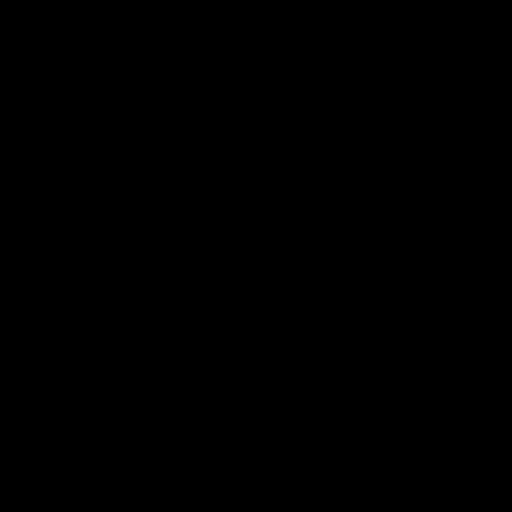
Frame 1 (no input)
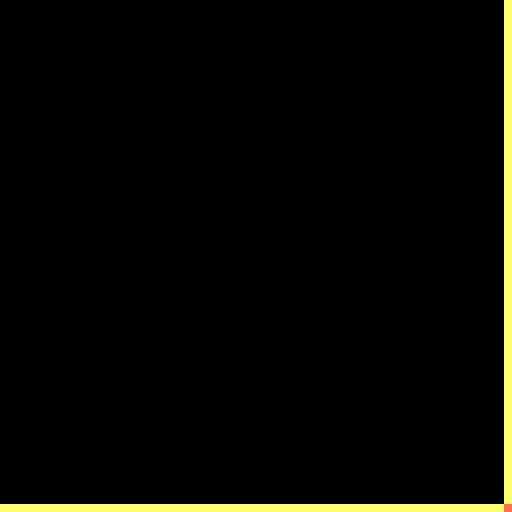
Frame 60 (the mouse pressed at the canvas centre just before this capture)
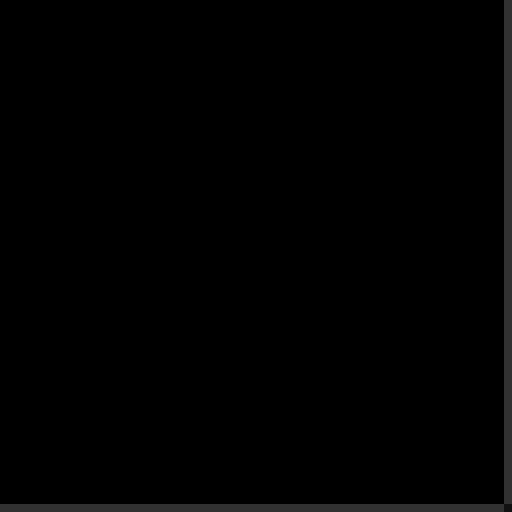
Frame 120 (the mouse held since frame 60 and released just before this capture)

The Processing sketch that drew these frames (run headless with seeded random() and noise(); from frame 60 on, the mouse is pressed at the canvas centre):

// Processing sketch: fireSim
// ── fireSim.pde
//grids
int N = 128;
int scale = 4;
//constants
float diff = 0;
float visc = 0.000001;

float dt = 0.1;

//density
float[] density = new float[(N+2) * (N+2)];
float[] density_prev = new float[(N+2) * (N+2)];

//velocity
float[] vx = new float[(N+2) * (N+2)];
float[] vy = new float[(N+2) * (N+2)];
float[] vx_prev = new float[(N+2) * (N+2)];
float[] vy_prev = new float[(N+2) * (N+2)];



//For fire
float[] heat = new float[(N+2) * (N+2)];
float[] fuel = new float[(N+2) * (N+2)];
float[] oxy = new float[(N+2) * (N+2)];
float[] oxy_prev = new float[(N+2) * (N+2)];
float energyBarrier = 7000;
float rateConst = 0.001;
float maxRate = 1;
float exothermicness = 2;
float convectiveness = 3;
float maxT = 46;
float coolRate = .1;
float[] r = new float[(N+2) * (N+2)]; 
float[] g = new float[(N+2) * (N+2)];
float[] b = new float[(N+2) * (N+2)];

int IX(int x, int y) {
  x = constrain(x, 0, N-1);
  y = constrain(y, 0, N-1);
  return x + (y * N);
}




void addDens(int x, int y, int amount) {
  density[IX(x, y)] += amount;
}

void addOxy(int x, int y, int amount) {
  oxy[IX(x, y)] += amount;
}


void addVel(int x, int y, int amountX, int amountY) {
  vx[IX(x, y)] += amountX;
  vy[IX(x, y)] += amountY;
}

void addFuel(int x, int y, int amount) {
  fuel[IX(x,y)] += amount;
}

void renderUI() {
  for(int i = 1; i <= N; i ++) {
    for(int j = 1; j <= N; j ++) {
      float x = (i-1) * scale;
      float y = (j-1) * scale;
      float d = oxy[IX(i, j)];
      fill(d);
      noStroke();
      square(x,y,scale);
    }
  }
}

void fireRender() {
  fireRGB();
  for(int i = 1; i <= N; i ++) {
    for(int j = 1; j <= N; j ++) {
      float x = (i-1) * scale;
      float y = (j-1) * scale;
      fill(255*r[IX(i,j)],255*g[IX(i,j)],255*b[IX(i,j)]);
      noStroke();
      square(x,y,scale);
    }
  }
}

void settings() {
  size(scale * N, scale * N);
}

void setup() {
  for(int i = 1; i <= N; i ++) {
    for(int j = 1; j <= N; j ++) {
      oxy[IX(i,j)] = 1;
    }
  }
}

char mode;

void draw() {
  if(keyPressed) {
    if(key == 'o' || key == 'O' || key == 'f' || key == 'F')
      mode = key;
  }
  if(mousePressed == true) {
    if(key == 'o' || key == 'O'){
      addOxy(mouseX/scale+1, mouseY/scale+1, 10);
      addVel(mouseX/scale+1, mouseY/scale+1, mouseX-pmouseX, mouseY-pmouseY);
    }
    if(key == 'f' || key == 'F') {
      addFuel(mouseX/scale+1, mouseY/scale+1, 100);
    }
  }
  
  
  
  velStep();
  oxyStep();
  fireStep();
  
  //renderUI();
  fireRender();

}

// ── BasicFunc.pde


void diffuse (int b, float[] x, float[] x0, float diff, float dt) {
  float a = dt * diff * N * N;
  for (int k = 0; k < 20; k++) {
    for (int j = 1; j < N; j++) {
      for (int i = 1; i < N; i++) {
        x[IX(i, j)] = (x0[IX(i, j)] + 
                          a*(x[IX(i+1, j)]+x[IX(i-1, j)]+
                             x[IX(i, j+1)]+x[IX(i, j-1)]))/(1+4*a);
      }
    }

    set_bnd(b, x);
  }
}


void project(float[] u, float[] v, float[] p, float[] div) {
  float h = 1.0/N;
  for (int j = 1; j < N; j++) {
    for (int i = 1; i < N; i++) {
      //divergence
      div[IX(i, j)] = -0.5*h*(u[IX(i+1, j)]-u[IX(i-1, j)]+
                              v[IX(i, j+1)]-v[IX(i, j-1)]);
      p[IX(i, j)] = 0;
    }
  }

  set_bnd(0, div); 
  set_bnd(0, p);
  
  // poisson equation solver (Gauss-Seidel)
  for (int k = 0; k < 20; k++) {
    for (int j = 1; j < N; j++) {
      for (int i = 1; i < N; i++) {
        p[IX(i, j)] = (div[IX(i, j)] + 
                      (p[IX(i+1, j)]+p[IX(i-1, j)]+
                       p[IX(i, j+1)]+p[IX(i, j-1)]))/4;
      }
    }

    set_bnd(0, p);
  }
  //subtract gradient field
  for (int j = 1; j < N; j++) {
    for (int i = 1; i < N; i++) {
      u[IX(i, j)] -= 0.5 * (p[IX(i+1, j)]-p[IX(i-1, j)])/h;
      v[IX(i, j)] -= 0.5 * (p[IX(i, j+1)]-p[IX(i, j-1)])/h;
    }
  }
  set_bnd(1, u);
  set_bnd(2, v);
}


void advect(int b, float[] d, float[] d0, float[] u, float[] v, float dt) {
  int i0, j0, i1, j1;
  float x, y, s0, t0, s1, t1, dt0;
  dt0 = dt*N;
  for (int i=1 ; i<=N ; i++ ) {
    for (int j=1 ; j<=N ; j++ ) {
      x = i-dt0*u[IX(i,j)]; y = j-dt0*v[IX(i,j)];
      if (x<0.5) x=0.5; if (x>N+0.5) x=N+0.5; 
      i0=(int)x; i1=i0+1; 
      if (y<0.5) y=0.5; if (y>N+0.5) y=N+0.5; 
      j0=(int)y; j1=j0+1; 
      s1 = x-i0; s0 = 1-s1; 
      t1 = y-j0; t0 = 1-t1;
      d[IX(i,j)] = s0*(t0*d0[IX(i0,j0)]+t1*d0[IX(i0,j1)])+
                      s1*(t0*d0[IX(i1,j0)]+t1*d0[IX(i1,j1)]);
    }   
  }
  set_bnd (b, d); 
}


void velStep() {
  diffuse(1, vx_prev, vx, visc, dt);
  diffuse(2, vy_prev, vy, visc, dt);

  project(vx_prev, vy_prev, vx, vy);

  advect(1, vx, vx_prev, vx_prev, vy_prev, dt);
  advect(2, vy, vy_prev, vx_prev, vy_prev, dt);

  project(vx, vy, vx_prev, vy_prev);
}


void densStep() {
  diffuse(0, density_prev, density, diff, dt);
  advect(0, density, density_prev, vx, vy, dt);
}

void oxyStep() {
  diffuse(0, oxy_prev, oxy, diff, dt);
  advect(0, oxy, oxy_prev, vx, vy, dt);
}




void set_bnd(int b, float[] x) {
  for (int i = 1; i < N; i++) {
    x[IX(i, 0  )] = b == 2 ? -x[IX(i, 1  )] : x[IX(i, 1 )];
    x[IX(i, N-1)] = b == 2 ? -x[IX(i, N-2)] : x[IX(i, N-2)];
  }
  for (int j = 1; j < N; j++) {
    x[IX(0, j)] = b == 1 ? -x[IX(1, j)] : x[IX(1, j)];
    x[IX(N-1, j)] = b == 1 ? -x[IX(N-2, j)] : x[IX(N-2, j)];
  }

  x[IX(0, 0)] = 0.5 * (x[IX(1, 0)] + x[IX(0, 1)]);
  x[IX(0, N-1)] = 0.5 * (x[IX(1, N-1)] + x[IX(0, N-2)]);
  x[IX(N-1, 0)] = 0.5 * (x[IX(N-2, 0)] + x[IX(N-1, 1)]);
  x[IX(N-1, N-1)] = 0.5 * (x[IX(N-2, N-1)] + x[IX(N-1, N-2)]);
}

// ── FireFunc.pde



void burn() {
  for(int i = 1; i <= N; i++) {
    for(int j = 1; j <= N; j++) {
      float O = oxy[IX(i,j)]; float F = fuel[IX(i,j)];
      float H = heat[IX(i,j)] + 30;  // 30 is the ambient heat
      float reactionRate = (O*F*H - energyBarrier) * rateConst;
      constrain(reactionRate, 0, maxRate);
      oxy[IX(i,j)] -= reactionRate * dt;
      fuel[IX(i,j)] -= reactionRate * dt;
      heat[IX(i,j)] += reactionRate * dt * exothermicness;
      
      if(oxy[IX(i,j)] < 0)
        oxy[IX(i,j)] = 0;
        
      if(fuel[IX(i,j)] < 0)
        fuel[IX(i,j)] = 0;
    }
  }
}

void upwardConvection(float[] u, float[] v) {
  for(int i = 1; i <=N ; i++) {
    for(int j = 1; j <=N ; j++) {
      v[IX(i,j)] = heat[IX(i,j)] * convectiveness;
      
      u[IX(i,j)] *= .90;
      v[IX(i,j)] *= .90;
      
      if(u[IX(i,j)] > 0) u[IX(i,j)] = -u[IX(i,j)];
      if(v[IX(i,j)] > 0) v[IX(i,j)] = -v[IX(i,j)];
    }
  }
}

void cooling() {
  for(int i = 1; i <=N ; i++) {
    for(int j = 1; j <=N ; j++) {
      float deltaH= coolRate* pow(heat[IX(i,j)],4);
      heat[IX(i,j)] -= deltaH*dt;
      if (heat[IX(i,j)] < 0) heat[IX(i,j)] = 0;
    }
  }
}

void fireRGB() {
  for(int i = 1; i <= N; i ++) {
    for(int j = 1; j <= N; j ++) {
      float t = heat[IX(i,j)] / maxT;
      t = expose(t,35);
      if(t < .4) r[IX(i,j)] = g[IX(i,j)] = b[IX(i,j)] = t;
      if(t > .4){
        r[IX(i,j)] = .4 + .6*(t-.4)/.05;
        g[IX(i,j)] = .3;
        b[IX(i,j)] = .3;
      }
      if(t > .45) {  
        r[IX(i,j)] = 1;
        g[IX(i,j)] = (t - .45)/.15;
      }
      if(t > .6) {
        r[IX(i,j)] = g[IX(i,j)] = 1;
        b[IX(i,j)] = (t - .6) / .1;
      }
    }
  }
}

float expose(float l, float expLvl) {
  return (1 - exp(- l * expLvl));
}



void fireStep() {
  burn();
  upwardConvection(vx, vy);
  cooling();
}
